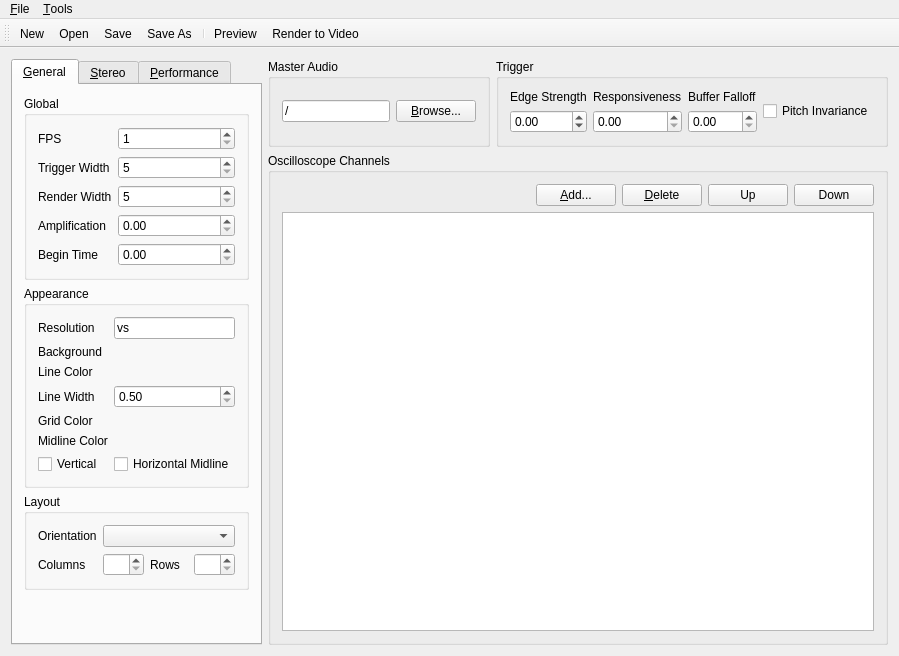
<?xml version="1.0" encoding="UTF-8"?>
<ui version="4.0">
 <class>MainWindow</class>
 <widget class="QMainWindow" name="MainWindow">
  <property name="geometry">
   <rect>
    <x>0</x>
    <y>0</y>
    <width>1160</width>
    <height>0</height>
   </rect>
  </property>
  <property name="windowTitle">
   <string>MainWindow</string>
  </property>
  <widget class="QWidget" name="centralWidget">
   <layout class="QHBoxLayout" name="horizontalLayout" stretch="0,1">
    <item>
     <widget class="QTabWidget" name="tabWidget">
      <property name="sizePolicy">
       <sizepolicy hsizetype="Fixed" vsizetype="Expanding">
        <horstretch>0</horstretch>
        <verstretch>0</verstretch>
       </sizepolicy>
      </property>
      <property name="currentIndex">
       <number>0</number>
      </property>
      <widget class="QWidget" name="tabGeneral">
       <attribute name="title">
        <string>&amp;General</string>
       </attribute>
       <layout class="QVBoxLayout" name="verticalLayout_2">
        <item>
         <widget class="QGroupBox" name="optionGlobal">
          <property name="title">
           <string>Global</string>
          </property>
          <layout class="QFormLayout" name="formLayout">
           <item row="0" column="0">
            <widget class="QLabel" name="fpsL">
             <property name="text">
              <string>FPS</string>
             </property>
            </widget>
           </item>
           <item row="0" column="1">
            <widget class="BoundSpinBox" name="fps">
             <property name="minimum">
              <number>1</number>
             </property>
             <property name="maximum">
              <number>999</number>
             </property>
             <property name="singleStep">
              <number>10</number>
             </property>
            </widget>
           </item>
           <item row="1" column="0">
            <widget class="QLabel" name="trigger_msL">
             <property name="text">
              <string>Trigger Width</string>
             </property>
            </widget>
           </item>
           <item row="1" column="1">
            <widget class="BoundSpinBox" name="trigger_ms">
             <property name="minimum">
              <number>5</number>
             </property>
             <property name="singleStep">
              <number>5</number>
             </property>
            </widget>
           </item>
           <item row="2" column="0">
            <widget class="QLabel" name="render_msL">
             <property name="text">
              <string>Render Width</string>
             </property>
            </widget>
           </item>
           <item row="2" column="1">
            <widget class="BoundSpinBox" name="render_ms">
             <property name="minimum">
              <number>5</number>
             </property>
             <property name="singleStep">
              <number>5</number>
             </property>
            </widget>
           </item>
           <item row="3" column="0">
            <widget class="QLabel" name="amplificationL">
             <property name="text">
              <string>Amplification</string>
             </property>
            </widget>
           </item>
           <item row="3" column="1">
            <widget class="BoundDoubleSpinBox" name="amplification">
             <property name="singleStep">
              <double>0.100000000000000</double>
             </property>
            </widget>
           </item>
           <item row="4" column="0">
            <widget class="QLabel" name="begin_timeL">
             <property name="text">
              <string>Begin Time</string>
             </property>
            </widget>
           </item>
           <item row="4" column="1">
            <widget class="BoundDoubleSpinBox" name="begin_time">
             <property name="maximum">
              <double>9999.000000000000000</double>
             </property>
            </widget>
           </item>
          </layout>
         </widget>
        </item>
        <item>
         <widget class="QGroupBox" name="optionAppear">
          <property name="title">
           <string>Appearance</string>
          </property>
          <layout class="QFormLayout" name="formLayout_4">
           <item row="0" column="0">
            <widget class="QLabel" name="render_resolutionL">
             <property name="text">
              <string>Resolution</string>
             </property>
            </widget>
           </item>
           <item row="0" column="1">
            <widget class="BoundLineEdit" name="render_resolution">
             <property name="text">
              <string>vs</string>
             </property>
            </widget>
           </item>
           <item row="1" column="0">
            <widget class="QLabel" name="render__bg_colorL">
             <property name="text">
              <string>Background</string>
             </property>
            </widget>
           </item>
           <item row="1" column="1">
            <widget class="BoundColorWidget" name="render__bg_color" native="true"/>
           </item>
           <item row="2" column="0">
            <widget class="QLabel" name="render__init_line_colorL">
             <property name="text">
              <string>Line Color</string>
             </property>
            </widget>
           </item>
           <item row="2" column="1">
            <widget class="BoundColorWidget" name="render__init_line_color" native="true"/>
           </item>
           <item row="3" column="0">
            <widget class="QLabel" name="render__line_widthL">
             <property name="text">
              <string>Line Width</string>
             </property>
            </widget>
           </item>
           <item row="3" column="1">
            <widget class="BoundDoubleSpinBox" name="render__line_width">
             <property name="minimum">
              <double>0.500000000000000</double>
             </property>
             <property name="singleStep">
              <double>0.500000000000000</double>
             </property>
            </widget>
           </item>
           <item row="4" column="0">
            <widget class="QLabel" name="render__grid_colorL">
             <property name="text">
              <string>Grid Color</string>
             </property>
            </widget>
           </item>
           <item row="4" column="1">
            <widget class="OptionalColorWidget" name="render__grid_color" native="true"/>
           </item>
           <item row="5" column="0">
            <widget class="QLabel" name="render__midline_colorL">
             <property name="text">
              <string>Midline Color</string>
             </property>
            </widget>
           </item>
           <item row="5" column="1">
            <widget class="OptionalColorWidget" name="render__midline_color" native="true"/>
           </item>
           <item row="6" column="0">
            <widget class="BoundCheckBox" name="render__v_midline">
             <property name="text">
              <string>Vertical</string>
             </property>
            </widget>
           </item>
           <item row="6" column="1">
            <widget class="BoundCheckBox" name="render__h_midline">
             <property name="text">
              <string>Horizontal Midline</string>
             </property>
            </widget>
           </item>
          </layout>
         </widget>
        </item>
        <item>
         <widget class="QGroupBox" name="optionLayout">
          <property name="title">
           <string>Layout</string>
          </property>
          <layout class="QFormLayout" name="formLayout_2">
           <item row="0" column="0">
            <widget class="QLabel" name="layout__orientationL">
             <property name="text">
              <string>Orientation</string>
             </property>
            </widget>
           </item>
           <item row="0" column="1">
            <widget class="BoundComboBox" name="layout__orientation"/>
           </item>
           <item row="1" column="0">
            <widget class="QLabel" name="layout__ncolsL">
             <property name="text">
              <string>Columns</string>
             </property>
            </widget>
           </item>
           <item row="1" column="1">
            <layout class="QHBoxLayout" name="layoutDims">
             <item>
              <widget class="BoundSpinBox" name="layout__ncols">
               <property name="specialValueText">
                <string notr="true"> </string>
               </property>
              </widget>
             </item>
             <item>
              <widget class="QLabel" name="layout__nrowsL">
               <property name="text">
                <string>Rows</string>
               </property>
              </widget>
             </item>
             <item>
              <widget class="BoundSpinBox" name="layout__nrows">
               <property name="specialValueText">
                <string notr="true"> </string>
               </property>
              </widget>
             </item>
            </layout>
           </item>
          </layout>
         </widget>
        </item>
        <item>
         <spacer name="verticalSpacer_2">
          <property name="orientation">
           <enum>Qt::Vertical</enum>
          </property>
          <property name="sizeHint" stdset="0">
           <size>
            <width>20</width>
            <height>40</height>
           </size>
          </property>
         </spacer>
        </item>
       </layout>
      </widget>
      <widget class="QWidget" name="tabStereo">
       <attribute name="title">
        <string>&amp;Stereo</string>
       </attribute>
       <layout class="QVBoxLayout" name="verticalLayout_3">
        <item>
         <widget class="QGroupBox" name="optionStereo">
          <property name="title">
           <string>Stereo Enable</string>
          </property>
          <layout class="QFormLayout" name="formLayout_8">
           <item row="0" column="0">
            <widget class="QLabel" name="trigger_stereoL">
             <property name="text">
              <string>Trigger Stereo</string>
             </property>
            </widget>
           </item>
           <item row="0" column="1">
            <widget class="BoundComboBox" name="trigger_stereo"/>
           </item>
           <item row="1" column="0">
            <widget class="QLabel" name="render_stereoL">
             <property name="text">
              <string>Render Stereo</string>
             </property>
            </widget>
           </item>
           <item row="1" column="1">
            <widget class="BoundComboBox" name="render_stereo"/>
           </item>
          </layout>
         </widget>
        </item>
        <item>
         <widget class="QGroupBox" name="dockStereo_2">
          <property name="title">
           <string>Stereo Appearance</string>
          </property>
          <layout class="QFormLayout" name="formLayout_7">
           <item row="0" column="0">
            <widget class="QLabel" name="layout__stereo_orientationL">
             <property name="text">
              <string>Stereo Orientation</string>
             </property>
            </widget>
           </item>
           <item row="0" column="1">
            <widget class="BoundComboBox" name="layout__stereo_orientation"/>
           </item>
           <item row="1" column="0">
            <widget class="QLabel" name="render__stereo_grid_opacityL">
             <property name="text">
              <string>Grid Opacity</string>
             </property>
            </widget>
           </item>
           <item row="1" column="1">
            <widget class="BoundDoubleSpinBox" name="render__stereo_grid_opacity">
             <property name="maximum">
              <double>1.000000000000000</double>
             </property>
             <property name="singleStep">
              <double>0.250000000000000</double>
             </property>
            </widget>
           </item>
          </layout>
         </widget>
        </item>
        <item>
         <spacer name="verticalSpacer_3">
          <property name="orientation">
           <enum>Qt::Vertical</enum>
          </property>
          <property name="sizeHint" stdset="0">
           <size>
            <width>20</width>
            <height>40</height>
           </size>
          </property>
         </spacer>
        </item>
       </layout>
      </widget>
      <widget class="QWidget" name="tabPerf">
       <attribute name="title">
        <string>&amp;Performance</string>
       </attribute>
       <layout class="QVBoxLayout" name="verticalLayout">
        <item>
         <widget class="QGroupBox" name="perfAll">
          <property name="title">
           <string>Preview and Render</string>
          </property>
          <layout class="QFormLayout" name="formLayout_5">
           <item row="0" column="0">
            <widget class="QLabel" name="trigger_subsamplingL">
             <property name="text">
              <string>Trigger Subsampling</string>
             </property>
            </widget>
           </item>
           <item row="0" column="1">
            <widget class="BoundSpinBox" name="trigger_subsampling">
             <property name="minimum">
              <number>1</number>
             </property>
            </widget>
           </item>
           <item row="1" column="0">
            <widget class="QLabel" name="render_subsamplingL">
             <property name="text">
              <string>Render Subsampling</string>
             </property>
            </widget>
           </item>
           <item row="1" column="1">
            <widget class="BoundSpinBox" name="render_subsampling">
             <property name="minimum">
              <number>1</number>
             </property>
            </widget>
           </item>
          </layout>
         </widget>
        </item>
        <item>
         <widget class="QGroupBox" name="perfPreview">
          <property name="title">
           <string>Preview Only</string>
          </property>
          <layout class="QFormLayout" name="formLayout_3">
           <item row="0" column="0">
            <widget class="QLabel" name="render_subfpsL">
             <property name="text">
              <string>Render FPS Divisor</string>
             </property>
            </widget>
           </item>
           <item row="0" column="1">
            <widget class="BoundSpinBox" name="render_subfps">
             <property name="minimum">
              <number>1</number>
             </property>
            </widget>
           </item>
           <item row="1" column="0">
            <widget class="QLabel" name="render__res_divisorL">
             <property name="text">
              <string>Resolution Divisor</string>
             </property>
            </widget>
           </item>
           <item row="1" column="1">
            <widget class="BoundDoubleSpinBox" name="render__res_divisor">
             <property name="minimum">
              <double>1.000000000000000</double>
             </property>
             <property name="singleStep">
              <double>0.500000000000000</double>
             </property>
            </widget>
           </item>
          </layout>
         </widget>
        </item>
        <item>
         <spacer name="verticalSpacer">
          <property name="orientation">
           <enum>Qt::Vertical</enum>
          </property>
          <property name="sizeHint" stdset="0">
           <size>
            <width>20</width>
            <height>40</height>
           </size>
          </property>
         </spacer>
        </item>
       </layout>
      </widget>
     </widget>
    </item>
    <item>
     <layout class="QVBoxLayout" name="audioColumn">
      <item>
       <layout class="QHBoxLayout" name="horizontalLayout_4">
        <item>
         <widget class="QGroupBox" name="audioGroup">
          <property name="title">
           <string>Master Audio</string>
          </property>
          <layout class="QHBoxLayout" name="horizontalLayout_3">
           <item>
            <widget class="BoundLineEdit" name="master_audio">
             <property name="text">
              <string>/</string>
             </property>
            </widget>
           </item>
           <item>
            <widget class="QPushButton" name="master_audio_browse">
             <property name="text">
              <string>&amp;Browse...</string>
             </property>
            </widget>
           </item>
          </layout>
         </widget>
        </item>
        <item>
         <widget class="QGroupBox" name="optionAudio">
          <property name="sizePolicy">
           <sizepolicy hsizetype="Fixed" vsizetype="Fixed">
            <horstretch>0</horstretch>
            <verstretch>0</verstretch>
           </sizepolicy>
          </property>
          <property name="title">
           <string>Trigger</string>
          </property>
          <layout class="QGridLayout" name="gridLayout">
           <item row="0" column="0">
            <widget class="QLabel" name="trigger__edge_strengthL">
             <property name="text">
              <string>Edge Strength</string>
             </property>
            </widget>
           </item>
           <item row="0" column="1">
            <widget class="QLabel" name="trigger__responsivenessL">
             <property name="text">
              <string>Responsiveness</string>
             </property>
            </widget>
           </item>
           <item row="0" column="2">
            <widget class="QLabel" name="trigger__buffer_falloffL">
             <property name="text">
              <string>Buffer Falloff</string>
             </property>
            </widget>
           </item>
           <item row="1" column="0">
            <widget class="BoundDoubleSpinBox" name="trigger__edge_strength">
             <property name="minimum">
              <double>-99.000000000000000</double>
             </property>
            </widget>
           </item>
           <item row="1" column="1">
            <widget class="BoundDoubleSpinBox" name="trigger__responsiveness">
             <property name="maximum">
              <double>1.000000000000000</double>
             </property>
             <property name="singleStep">
              <double>0.100000000000000</double>
             </property>
            </widget>
           </item>
           <item row="1" column="2">
            <widget class="BoundDoubleSpinBox" name="trigger__buffer_falloff">
             <property name="singleStep">
              <double>0.500000000000000</double>
             </property>
            </widget>
           </item>
           <item row="0" column="3" rowspan="2">
            <widget class="BoundCheckBox" name="trigger__pitch_invariance">
             <property name="text">
              <string>Pitch Invariance</string>
             </property>
            </widget>
           </item>
          </layout>
         </widget>
        </item>
       </layout>
      </item>
      <item>
       <widget class="QGroupBox" name="channelsGroup">
        <property name="title">
         <string>Oscilloscope Channels</string>
        </property>
        <layout class="QVBoxLayout" name="verticalLayout_4">
         <item>
          <layout class="QHBoxLayout" name="channelBar">
           <item>
            <spacer name="horizontalSpacer">
             <property name="orientation">
              <enum>Qt::Horizontal</enum>
             </property>
             <property name="sizeHint" stdset="0">
              <size>
               <width>40</width>
               <height>20</height>
              </size>
             </property>
            </spacer>
           </item>
           <item>
            <widget class="ShortcutButton" name="channelAdd">
             <property name="text">
              <string>&amp;Add...</string>
             </property>
            </widget>
           </item>
           <item>
            <widget class="ShortcutButton" name="channelDelete">
             <property name="text">
              <string>&amp;Delete</string>
             </property>
            </widget>
           </item>
           <item>
            <widget class="ShortcutButton" name="channelUp">
             <property name="text">
              <string>Up</string>
             </property>
            </widget>
           </item>
           <item>
            <widget class="ShortcutButton" name="channelDown">
             <property name="text">
              <string>Down</string>
             </property>
            </widget>
           </item>
          </layout>
         </item>
         <item>
          <widget class="ChannelTableView" name="channel_view"/>
         </item>
        </layout>
       </widget>
      </item>
     </layout>
    </item>
   </layout>
  </widget>
  <widget class="QMenuBar" name="menuBar">
   <widget class="QMenu" name="menuFile">
    <property name="title">
     <string>&amp;File</string>
    </property>
    <addaction name="actionNew"/>
    <addaction name="actionOpen"/>
    <addaction name="actionSave"/>
    <addaction name="actionSaveAs"/>
    <addaction name="separator"/>
    <addaction name="actionPreview"/>
    <addaction name="actionRender"/>
    <addaction name="separator"/>
    <addaction name="actionExit"/>
   </widget>
   <widget class="QMenu" name="menuTools">
    <property name="title">
     <string>&amp;Tools</string>
    </property>
    <addaction name="action_separate_render_dir"/>
   </widget>
   <addaction name="menuFile"/>
   <addaction name="menuTools"/>
  </widget>
  <widget class="QToolBar" name="toolBar">
   <property name="windowTitle">
    <string>toolBar</string>
   </property>
   <attribute name="toolBarArea">
    <enum>TopToolBarArea</enum>
   </attribute>
   <attribute name="toolBarBreak">
    <bool>false</bool>
   </attribute>
   <addaction name="actionNew"/>
   <addaction name="actionOpen"/>
   <addaction name="actionSave"/>
   <addaction name="actionSaveAs"/>
   <addaction name="separator"/>
   <addaction name="actionPreview"/>
   <addaction name="actionRender"/>
  </widget>
  <action name="actionOpen">
   <property name="text">
    <string>&amp;Open</string>
   </property>
   <property name="shortcut">
    <string>Ctrl+O</string>
   </property>
  </action>
  <action name="actionSave">
   <property name="text">
    <string>&amp;Save</string>
   </property>
   <property name="shortcut">
    <string>Ctrl+S</string>
   </property>
  </action>
  <action name="actionNew">
   <property name="text">
    <string>&amp;New</string>
   </property>
   <property name="shortcut">
    <string>Ctrl+N</string>
   </property>
  </action>
  <action name="actionSaveAs">
   <property name="text">
    <string>Save &amp;As</string>
   </property>
   <property name="shortcut">
    <string>Ctrl+Shift+S</string>
   </property>
  </action>
  <action name="actionExit">
   <property name="text">
    <string>E&amp;xit</string>
   </property>
   <property name="shortcut">
    <string>Ctrl+Q</string>
   </property>
  </action>
  <action name="actionPreview">
   <property name="text">
    <string>&amp;Preview</string>
   </property>
   <property name="shortcut">
    <string>Ctrl+P</string>
   </property>
  </action>
  <action name="actionRender">
   <property name="text">
    <string>&amp;Render to Video</string>
   </property>
   <property name="shortcut">
    <string>Ctrl+R</string>
   </property>
  </action>
  <action name="action_separate_render_dir">
   <property name="checkable">
    <bool>true</bool>
   </property>
   <property name="text">
    <string>&amp;Separate Render Folder</string>
   </property>
  </action>
 </widget>
 <layoutdefault spacing="6" margin="11"/>
 <customwidgets>
  <customwidget>
   <class>BoundLineEdit</class>
   <extends>QLineEdit</extends>
   <header>corrscope/gui/data_bind.h</header>
  </customwidget>
  <customwidget>
   <class>BoundSpinBox</class>
   <extends>QSpinBox</extends>
   <header>corrscope/gui/data_bind.h</header>
  </customwidget>
  <customwidget>
   <class>BoundDoubleSpinBox</class>
   <extends>QDoubleSpinBox</extends>
   <header>corrscope/gui/data_bind.h</header>
  </customwidget>
  <customwidget>
   <class>BoundComboBox</class>
   <extends>QComboBox</extends>
   <header>corrscope/gui/data_bind.h</header>
  </customwidget>
  <customwidget>
   <class>BoundCheckBox</class>
   <extends>QCheckBox</extends>
   <header>corrscope/gui/data_bind.h</header>
  </customwidget>
  <customwidget>
   <class>ShortcutButton</class>
   <extends>QPushButton</extends>
   <header>corrscope/gui/__init__.h</header>
  </customwidget>
  <customwidget>
   <class>ChannelTableView</class>
   <extends>QTableView</extends>
   <header>corrscope/gui/__init__.h</header>
  </customwidget>
  <customwidget>
   <class>BoundColorWidget</class>
   <extends>QWidget</extends>
   <header>corrscope/gui/data_bind.h</header>
   <container>1</container>
  </customwidget>
  <customwidget>
   <class>OptionalColorWidget</class>
   <extends>QWidget</extends>
   <header>corrscope/gui/data_bind.h</header>
   <container>1</container>
  </customwidget>
 </customwidgets>
 <resources/>
 <connections/>
</ui>
